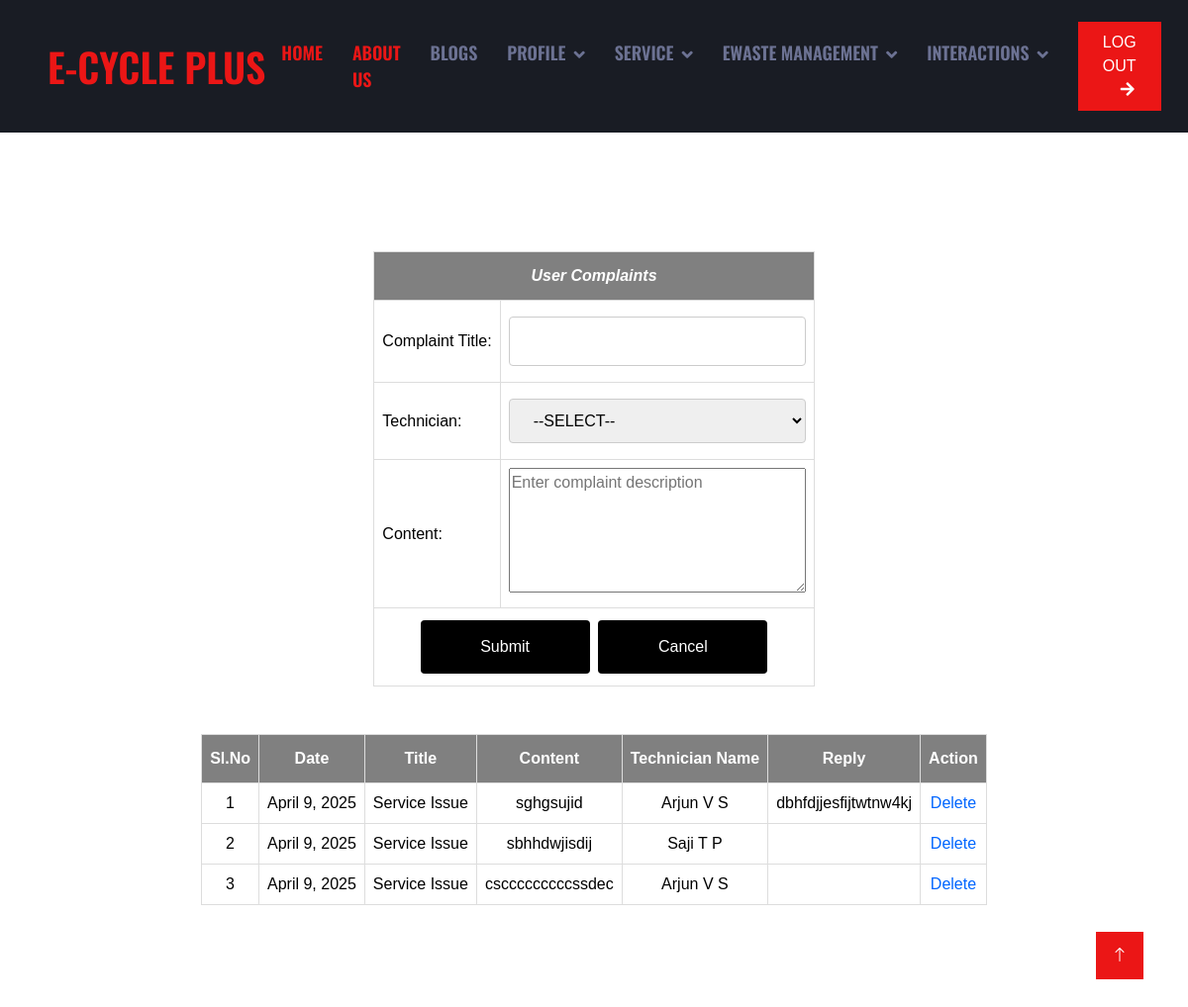
The page /User/usercomp/ (signed in) on the database its author committed.
### User/models.py (models this page shows)
class Complaint(models.Model):
    complaint_title=models.CharField(max_length=50)
    complaint_content=models.CharField(max_length=50)
    complaint_date=models.DateField(auto_now_add=True)
    complaint_status=models.IntegerField(default=0)
    complaint_reply=models.CharField(max_length=100)
    technician=models.ForeignKey('Admin.Technician',on_delete=models.SET_NULL,null=True)
    user=models.ForeignKey(User,on_delete=models.SET_NULL,null=True)

### Admin/models.py (models this page shows)
class Technician(models.Model):
    technician_name=models.CharField(max_length=50)
    technician_gender=models.CharField(max_length=50)
    technician_contact=models.CharField(max_length=50)
    technician_email=models.CharField(max_length=50)
    technician_password=models.CharField(max_length=50)
    technician_photo=models.FileField(upload_to='TechnicianDocs/')
    technician_experience=models.CharField(max_length=100)
    technician_address=models.CharField(max_length=100)
    category=models.ForeignKey(Category,on_delete=models.CASCADE)

### User/views.py (the view)
# urls.py: path('usercomp/', views.UserComplaint,name="usercomp"),
def UserComplaint(request):
    if 'uid' in request.session:
        tech=Technician.objects.all()
        comp=Complaint.objects.filter(user=request.session["uid"])
        if request.method=="POST":
            t=Technician.objects.get(id=request.POST.get('ddl_tech'))
            u=User.objects.get(id=request.session['uid'])
            Complaint.objects.create(complaint_title=request.POST.get('txt_complaint'),complaint_content=request.POST.get('txt_content'),technician=t,user=u)
            return redirect('webuser:usercomp')
        else:
            return render(request,"User/UserComplaints.html",{'tech':tech,'res':comp})
    else:
        return redirect('guest:Home')

### User/Templates/User/UserComplaints.html (shortened to what this page needs)
{% extends 'User/Head.html' %}
{% load static %}
{% block content %}
<!DOCTYPE html>
<html lang="en">
<head>
</head>
<body>
    <br>
    <br>
    <br>
    <br>
    <br>
<div id="tab">
    <form action="" method="POST" >
    <table border="1" align="center" cellpadding="10" style="border-collapse: collapse;" bgcolor="white">
        <tr>
            <th colspan="2" align="center"><i><b><center>User Complaints</center></b></i></th>
        </tr>
        <tr>
            <td>Complaint Title:</td>
            <td><input type="text" name="txt_complaint"></td>
        </tr>
        <tr>
            <td>Technician:</td>
            <td><select name="ddl_tech" id="techn">
                <option value="">--SELECT--</option>
                </select></td>
        </tr>
        <tr>
            <td>Content:</td>
            <td><textarea id="txt_content" name="txt_content" required="" autocomplete="off" placeholder="Enter complaint description" rows="5" cols="30"></textarea></td>
        </tr>
        <tr>
            <td align="center" colspan="2"><input type="submit" value="Submit">&nbsp&nbsp<input type="reset" value="Cancel"></td>
        </tr>
        </table>
        <br>
        <br>
        <table  cellpadding="20px"  align="center" bgcolor="white" >
            <tr>
                <th><center>Sl.No</center></th>
                <th><center>Date</center></th>
                <th><center>Title</center></th>
                <th><center>Content</center></th>
                <th><center>Technician Name</center></th>
                <th><center>Reply</center></th>
                <th><center>Action</center></th>
            </tr>
           {% for i in res %}
            <tr>
                <td><center>{{forloop.counter}}</center></td>
                <td><center>{{i.complaint_date}}</center></td>
                <td><center>{{i.complaint_title}}</center></td>
                <td><center>{{i.complaint_content}}</center></td>
                <td><center>{{i.technician.technician_name}}</center></td>
                <td><center>{{i.complaint_reply}}</center></td>
                <td><center><a href="{% url 'webuser:delcomplaint' i.id %}">Delete</a></center> </td>
            </tr>
           {% endfor %}
            </table>
            <br>
            <br>
            <br>
            <br>
            <br>
    </form>
    </div>
</body>
</html>
{% endblock content %}

### Guest/static/Main/css/style.css (style rules this page uses)
:root { --primary: #EB1616; --secondary: #191C24; --light: #6C7293; --dark: #e1d7d7; }

### Guest/static/form.css (style rules this page uses)
#tab { font-family: "Trebuchet MS", Arial, Helvetica, sans-serif; border-collapse: collapse; width: 100%; }
#tab td, #tab th { border: 1px solid #ddd; padding: 8px; color: black; }
#tab a { color:#06F; }
#tab th { padding-top: 12px; padding-bottom: 12px; text-align: left; background-color: gray; color: white; }
input[type=text],[type=password],[type=email],[type=date], select { width: 100%; padding: 12px 20px; margin: 8px 0; display: inline-block; border: 1px solid #ccc; border-radius: 4px; box-sizing: border-box; }
input[type=submit] { width: 40%; background-color: black; color: white; padding: 15px; margin: 4px 0; border: none; border-radius: 4px; cursor: pointer; }
input[type=reset] { width: 40%; background-color: black; color: white; padding: 15px; margin: 4px 0; border: none; border-radius: 4px; cursor: pointer; }

### rows shown on the page
Complaint: complaint_date "April 9, 2025", complaint_title "Service Issue", complaint_content "sghgsujid", technician.technician_name "Arjun V S", complaint_reply "dbhfdjjesfijtwtnw4kj"
Complaint: complaint_date "April 9, 2025", complaint_title "Service Issue", complaint_content "sbhhdwjisdij", technician.technician_name "Saji T P"
Complaint: complaint_date "April 9, 2025", complaint_title "Service Issue", complaint_content "cscccccccccssdec", technician.technician_name "Arjun V S"
